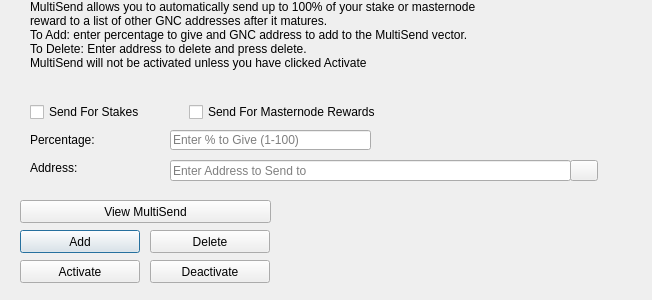
<?xml version="1.0" encoding="UTF-8"?>
<ui version="4.0">
 <class>MultiSendDialog</class>
 <widget class="QDialog" name="MultiSendDialog">
  <property name="windowModality">
   <enum>Qt::NonModal</enum>
  </property>
  <property name="geometry">
   <rect>
    <x>0</x>
    <y>0</y>
    <width>652</width>
    <height>300</height>
   </rect>
  </property>
  <property name="windowTitle">
   <string>MultiSend</string>
  </property>
  <widget class="QLineEdit" name="multiSendPercentEdit">
   <property name="geometry">
    <rect>
     <x>170</x>
     <y>130</y>
     <width>201</width>
     <height>20</height>
    </rect>
   </property>
   <property name="toolTip">
    <string>Enter whole numbers 1 - 100</string>
   </property>
   <property name="placeholderText">
    <string>Enter % to Give (1-100)</string>
   </property>
  </widget>
  <widget class="QLineEdit" name="multiSendAddressEdit">
   <property name="geometry">
    <rect>
     <x>170</x>
     <y>160</y>
     <width>401</width>
     <height>21</height>
    </rect>
   </property>
   <property name="toolTip">
    <string/>
   </property>
   <property name="placeholderText">
    <string>Enter Address to Send to</string>
   </property>
  </widget>
  <widget class="QLabel" name="label_2">
   <property name="geometry">
    <rect>
     <x>30</x>
     <y>0</y>
     <width>451</width>
     <height>121</height>
    </rect>
   </property>
   <property name="lineWidth">
    <number>1</number>
   </property>
   <property name="text">
    <string>MultiSend allows you to automatically send up to 100% of your stake or masternode reward to a list of other GNC addresses after it matures.
To Add: enter percentage to give and GNC address to add to the MultiSend vector.
To Delete: Enter address to delete and press delete.
MultiSend will not be activated unless you have clicked Activate</string>
   </property>
   <property name="alignment">
    <set>Qt::AlignLeading|Qt::AlignLeft|Qt::AlignTop</set>
   </property>
   <property name="wordWrap">
    <bool>true</bool>
   </property>
  </widget>
  <widget class="QLabel" name="message">
   <property name="geometry">
    <rect>
     <x>290</x>
     <y>200</y>
     <width>351</width>
     <height>91</height>
    </rect>
   </property>
   <property name="text">
    <string/>
   </property>
  </widget>
  <widget class="QPushButton" name="addButton">
   <property name="geometry">
    <rect>
     <x>20</x>
     <y>230</y>
     <width>120</width>
     <height>23</height>
    </rect>
   </property>
   <property name="toolTip">
    <string/>
   </property>
   <property name="statusTip">
    <string>Add to MultiSend Vector</string>
   </property>
   <property name="text">
    <string>Add</string>
   </property>
  </widget>
  <widget class="QPushButton" name="disableButton">
   <property name="geometry">
    <rect>
     <x>150</x>
     <y>260</y>
     <width>120</width>
     <height>23</height>
    </rect>
   </property>
   <property name="statusTip">
    <string>Deactivate MultiSend</string>
   </property>
   <property name="text">
    <string>Deactivate</string>
   </property>
  </widget>
  <widget class="QPushButton" name="addressBookButton">
   <property name="geometry">
    <rect>
     <x>570</x>
     <y>160</y>
     <width>28</width>
     <height>21</height>
    </rect>
   </property>
   <property name="toolTip">
    <string>Choose an address from the address book</string>
   </property>
   <property name="text">
    <string/>
   </property>
   <property name="icon">
    <iconset resource="../gncoin.qrc">
     <normaloff>:/icons/address-book</normaloff>:/icons/address-book</iconset>
   </property>
   <property name="shortcut">
    <string>Alt+A</string>
   </property>
   <property name="autoDefault">
    <bool>false</bool>
   </property>
  </widget>
  <widget class="QLabel" name="label">
   <property name="geometry">
    <rect>
     <x>30</x>
     <y>130</y>
     <width>121</width>
     <height>20</height>
    </rect>
   </property>
   <property name="toolTip">
    <string>Percentage of stake to send</string>
   </property>
   <property name="text">
    <string>Percentage:</string>
   </property>
  </widget>
  <widget class="QLabel" name="label_5">
   <property name="geometry">
    <rect>
     <x>30</x>
     <y>160</y>
     <width>111</width>
     <height>16</height>
    </rect>
   </property>
   <property name="toolTip">
    <string>Address to send portion of stake to</string>
   </property>
   <property name="text">
    <string>Address:</string>
   </property>
  </widget>
  <widget class="QPushButton" name="deleteButton">
   <property name="geometry">
    <rect>
     <x>150</x>
     <y>230</y>
     <width>120</width>
     <height>23</height>
    </rect>
   </property>
   <property name="toolTip">
    <string/>
   </property>
   <property name="statusTip">
    <string>Delete Address From MultiSend Vector</string>
   </property>
   <property name="text">
    <string>Delete</string>
   </property>
  </widget>
  <widget class="QPushButton" name="activateButton">
   <property name="geometry">
    <rect>
     <x>20</x>
     <y>260</y>
     <width>120</width>
     <height>23</height>
    </rect>
   </property>
   <property name="statusTip">
    <string>Activate MultiSend</string>
   </property>
   <property name="text">
    <string>Activate</string>
   </property>
  </widget>
  <widget class="QPushButton" name="viewButton">
   <property name="geometry">
    <rect>
     <x>20</x>
     <y>200</y>
     <width>251</width>
     <height>23</height>
    </rect>
   </property>
   <property name="toolTip">
    <string/>
   </property>
   <property name="statusTip">
    <string>View MultiSend Vector</string>
   </property>
   <property name="text">
    <string>View MultiSend</string>
   </property>
  </widget>
  <widget class="QWidget" name="horizontalLayoutWidget">
   <property name="geometry">
    <rect>
     <x>30</x>
     <y>100</y>
     <width>351</width>
     <height>24</height>
    </rect>
   </property>
   <layout class="QHBoxLayout" name="horizontalLayout">
    <item>
     <widget class="QCheckBox" name="multiSendStakeCheckBox">
      <property name="text">
       <string>Send For Stakes</string>
      </property>
     </widget>
    </item>
    <item>
     <widget class="QCheckBox" name="multiSendMasternodeCheckBox">
      <property name="text">
       <string>Send For Masternode Rewards</string>
      </property>
     </widget>
    </item>
   </layout>
  </widget>
 </widget>
 <resources>
  <include location="../gncoin.qrc"/>
 </resources>
 <connections/>
</ui>
